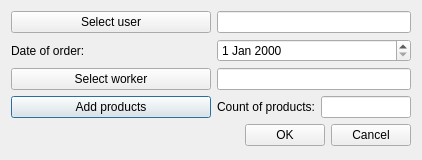
<?xml version="1.0" encoding="UTF-8"?>
<ui version="4.0">
 <class>createOrder</class>
 <widget class="QDialog" name="createOrder">
  <property name="geometry">
   <rect>
    <x>0</x>
    <y>0</y>
    <width>422</width>
    <height>160</height>
   </rect>
  </property>
  <property name="windowTitle">
   <string>Create/Update Order</string>
  </property>
  <property name="locale">
   <locale language="English" country="UnitedStates"/>
  </property>
  <layout class="QGridLayout" name="gridLayout">
   <property name="leftMargin">
    <number>11</number>
   </property>
   <property name="topMargin">
    <number>11</number>
   </property>
   <property name="rightMargin">
    <number>11</number>
   </property>
   <property name="bottomMargin">
    <number>11</number>
   </property>
   <item row="3" column="0">
    <widget class="QPushButton" name="addProdBtn">
     <property name="text">
      <string>Add products</string>
     </property>
    </widget>
   </item>
   <item row="1" column="0">
    <widget class="QLabel" name="dateLb">
     <property name="text">
      <string>Date of order:</string>
     </property>
    </widget>
   </item>
   <item row="0" column="0">
    <widget class="QPushButton" name="choseUserBtn">
     <property name="minimumSize">
      <size>
       <width>200</width>
       <height>0</height>
      </size>
     </property>
     <property name="text">
      <string>Select user</string>
     </property>
    </widget>
   </item>
   <item row="2" column="0">
    <widget class="QPushButton" name="choseWorkerBtn">
     <property name="text">
      <string>Select worker</string>
     </property>
    </widget>
   </item>
   <item row="3" column="1">
    <widget class="QLabel" name="prodCountLb">
     <property name="text">
      <string>Count of products:</string>
     </property>
    </widget>
   </item>
   <item row="3" column="2">
    <widget class="QLineEdit" name="prodCountEdit">
     <property name="readOnly">
      <bool>true</bool>
     </property>
    </widget>
   </item>
   <item row="4" column="0" colspan="3">
    <layout class="QHBoxLayout" name="horizontalLayout">
     <item>
      <spacer name="horizontalSpacer">
       <property name="orientation">
        <enum>Qt::Horizontal</enum>
       </property>
       <property name="sizeHint" stdset="0">
        <size>
         <width>40</width>
         <height>20</height>
        </size>
       </property>
      </spacer>
     </item>
     <item>
      <widget class="QPushButton" name="okBtn">
       <property name="text">
        <string>OK</string>
       </property>
      </widget>
     </item>
     <item>
      <widget class="QPushButton" name="cencalBtn">
       <property name="text">
        <string>Cancel</string>
       </property>
      </widget>
     </item>
    </layout>
   </item>
   <item row="2" column="1" colspan="2">
    <widget class="QLineEdit" name="workerIDEdit">
     <property name="toolTip">
      <string>Enter worker ID</string>
     </property>
     <property name="readOnly">
      <bool>true</bool>
     </property>
    </widget>
   </item>
   <item row="1" column="1" colspan="2">
    <widget class="QDateEdit" name="dateEdit">
     <property name="dateTime">
      <datetime>
       <hour>0</hour>
       <minute>0</minute>
       <second>0</second>
       <year>2000</year>
       <month>1</month>
       <day>1</day>
      </datetime>
     </property>
    </widget>
   </item>
   <item row="0" column="1" colspan="2">
    <widget class="QLineEdit" name="userIDEdit">
     <property name="toolTip">
      <string>Enter user ID</string>
     </property>
     <property name="readOnly">
      <bool>true</bool>
     </property>
    </widget>
   </item>
  </layout>
 </widget>
 <tabstops>
  <tabstop>choseUserBtn</tabstop>
  <tabstop>userIDEdit</tabstop>
  <tabstop>dateEdit</tabstop>
  <tabstop>choseWorkerBtn</tabstop>
  <tabstop>workerIDEdit</tabstop>
  <tabstop>addProdBtn</tabstop>
  <tabstop>prodCountEdit</tabstop>
  <tabstop>okBtn</tabstop>
  <tabstop>cencalBtn</tabstop>
 </tabstops>
 <resources/>
 <connections/>
</ui>
